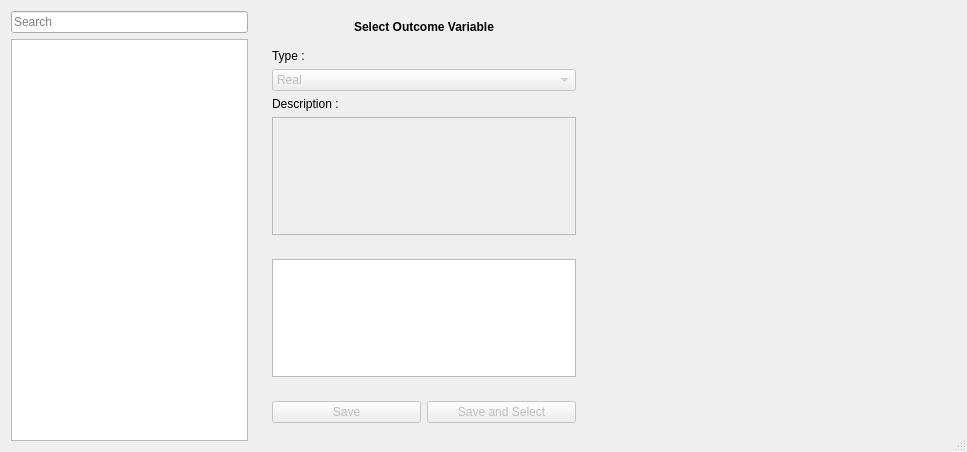
<?xml version="1.0" encoding="UTF-8"?>
<ui version="4.0">
 <class>SelectOutcomeDialog</class>
 <widget class="QDialog" name="SelectOutcomeDialog">
  <property name="windowModality">
   <enum>Qt::ApplicationModal</enum>
  </property>
  <property name="geometry">
   <rect>
    <x>0</x>
    <y>0</y>
    <width>967</width>
    <height>452</height>
   </rect>
  </property>
  <property name="windowTitle">
   <string>Select Outcome Variable</string>
  </property>
  <property name="locale">
   <locale language="English" country="UnitedStates"/>
  </property>
  <property name="sizeGripEnabled">
   <bool>true</bool>
  </property>
  <property name="modal">
   <bool>true</bool>
  </property>
  <layout class="QHBoxLayout" name="horizontalLayout" stretch="2,1,3">
   <item>
    <widget class="QFrame" name="frame_3">
     <property name="frameShape">
      <enum>QFrame::NoFrame</enum>
     </property>
     <property name="frameShadow">
      <enum>QFrame::Raised</enum>
     </property>
     <layout class="QVBoxLayout" name="verticalLayout_2">
      <property name="leftMargin">
       <number>0</number>
      </property>
      <property name="topMargin">
       <number>0</number>
      </property>
      <property name="rightMargin">
       <number>0</number>
      </property>
      <property name="bottomMargin">
       <number>0</number>
      </property>
      <item>
       <widget class="QLineEdit" name="search_box">
        <property name="placeholderText">
         <string>Search</string>
        </property>
       </widget>
      </item>
      <item>
       <widget class="QTableView" name="tableView">
        <property name="minimumSize">
         <size>
          <width>100</width>
          <height>0</height>
         </size>
        </property>
        <property name="contextMenuPolicy">
         <enum>Qt::CustomContextMenu</enum>
        </property>
        <attribute name="horizontalHeaderStretchLastSection">
         <bool>true</bool>
        </attribute>
       </widget>
      </item>
     </layout>
    </widget>
   </item>
   <item>
    <widget class="QFrame" name="frame">
     <property name="minimumSize">
      <size>
       <width>340</width>
       <height>0</height>
      </size>
     </property>
     <property name="frameShape">
      <enum>QFrame::NoFrame</enum>
     </property>
     <property name="frameShadow">
      <enum>QFrame::Raised</enum>
     </property>
     <layout class="QVBoxLayout" name="verticalLayout">
      <item>
       <widget class="QLabel" name="var_name">
        <property name="maximumSize">
         <size>
          <width>16777215</width>
          <height>23</height>
         </size>
        </property>
        <property name="font">
         <font>
          <weight>75</weight>
          <bold>true</bold>
         </font>
        </property>
        <property name="text">
         <string>Select Outcome Variable</string>
        </property>
        <property name="alignment">
         <set>Qt::AlignHCenter|Qt::AlignTop</set>
        </property>
        <property name="textInteractionFlags">
         <set>Qt::LinksAccessibleByMouse|Qt::TextSelectableByMouse</set>
        </property>
       </widget>
      </item>
      <item>
       <widget class="QFrame" name="frame_2">
        <property name="frameShape">
         <enum>QFrame::NoFrame</enum>
        </property>
        <property name="frameShadow">
         <enum>QFrame::Raised</enum>
        </property>
        <layout class="QVBoxLayout" name="verticalLayout_3">
         <item>
          <widget class="QLabel" name="label_2">
           <property name="text">
            <string>Type :</string>
           </property>
           <property name="buddy">
            <cstring>var_type_combo</cstring>
           </property>
          </widget>
         </item>
         <item>
          <widget class="QComboBox" name="var_type_combo">
           <property name="enabled">
            <bool>false</bool>
           </property>
           <item>
            <property name="text">
             <string>Real</string>
            </property>
           </item>
           <item>
            <property name="text">
             <string>Nominal</string>
            </property>
           </item>
          </widget>
         </item>
         <item>
          <widget class="QLabel" name="label">
           <property name="text">
            <string>Description :</string>
           </property>
           <property name="buddy">
            <cstring>var_description</cstring>
           </property>
          </widget>
         </item>
         <item>
          <widget class="QPlainTextEdit" name="var_description">
           <property name="enabled">
            <bool>false</bool>
           </property>
           <property name="horizontalScrollBarPolicy">
            <enum>Qt::ScrollBarAlwaysOff</enum>
           </property>
          </widget>
         </item>
        </layout>
       </widget>
      </item>
      <item>
       <widget class="QStackedWidget" name="details_frame">
        <property name="currentIndex">
         <number>0</number>
        </property>
        <widget class="QWidget" name="nominal_page">
         <layout class="QHBoxLayout" name="horizontalLayout_3">
          <item>
           <widget class="QTableView" name="labels_names_table">
            <attribute name="horizontalHeaderStretchLastSection">
             <bool>true</bool>
            </attribute>
            <attribute name="verticalHeaderStretchLastSection">
             <bool>false</bool>
            </attribute>
           </widget>
          </item>
         </layout>
        </widget>
        <widget class="QWidget" name="real_page">
         <layout class="QGridLayout" name="gridLayout_3">
          <item row="0" column="0">
           <widget class="QLabel" name="label_4">
            <property name="toolTip">
             <string>Select the expected minimum value for this variable</string>
            </property>
            <property name="text">
             <string>Minimum</string>
            </property>
            <property name="buddy">
             <cstring>minimum_val</cstring>
            </property>
           </widget>
          </item>
          <item row="0" column="1">
           <widget class="QDoubleSpinBox" name="minimum_val">
            <property name="maximum">
             <double>9999.000000000000000</double>
            </property>
           </widget>
          </item>
          <item row="0" column="3">
           <spacer name="horizontalSpacer">
            <property name="orientation">
             <enum>Qt::Horizontal</enum>
            </property>
            <property name="sizeHint" stdset="0">
             <size>
              <width>40</width>
              <height>20</height>
             </size>
            </property>
           </spacer>
          </item>
          <item row="0" column="4">
           <widget class="QLabel" name="label_5">
            <property name="toolTip">
             <string>Select the expected maximum value for this variable</string>
            </property>
            <property name="text">
             <string>Maximum</string>
            </property>
            <property name="buddy">
             <cstring>maximum_val</cstring>
            </property>
           </widget>
          </item>
          <item row="0" column="5">
           <widget class="QDoubleSpinBox" name="maximum_val">
            <property name="maximum">
             <double>9999999.000000000000000</double>
            </property>
           </widget>
          </item>
          <item row="1" column="0">
           <widget class="QLabel" name="label_6">
            <property name="toolTip">
             <string>Select the optimal value for this value, the value that would be considered &quot;good&quot;</string>
            </property>
            <property name="text">
             <string>Optimum</string>
            </property>
           </widget>
          </item>
          <item row="1" column="1">
           <widget class="QSpinBox" name="optimum_val">
            <property name="suffix">
             <string>%</string>
            </property>
            <property name="maximum">
             <number>100</number>
            </property>
           </widget>
          </item>
          <item row="1" column="2">
           <widget class="QLabel" name="label_7">
            <property name="text">
             <string> = </string>
            </property>
            <property name="alignment">
             <set>Qt::AlignRight|Qt::AlignTrailing|Qt::AlignVCenter</set>
            </property>
           </widget>
          </item>
          <item row="1" column="3">
           <widget class="QLabel" name="optimum_real_value">
            <property name="text">
             <string>0</string>
            </property>
           </widget>
          </item>
          <item row="2" column="0" colspan="6">
           <widget class="QSlider" name="horizontalSlider">
            <property name="locale">
             <locale language="English" country="UnitedStates"/>
            </property>
            <property name="maximum">
             <number>100</number>
            </property>
            <property name="pageStep">
             <number>10</number>
            </property>
            <property name="orientation">
             <enum>Qt::Horizontal</enum>
            </property>
            <property name="tickPosition">
             <enum>QSlider::NoTicks</enum>
            </property>
           </widget>
          </item>
          <item row="3" column="0">
           <spacer name="verticalSpacer_2">
            <property name="orientation">
             <enum>Qt::Vertical</enum>
            </property>
            <property name="sizeHint" stdset="0">
             <size>
              <width>20</width>
              <height>91</height>
             </size>
            </property>
           </spacer>
          </item>
         </layout>
        </widget>
       </widget>
      </item>
      <item>
       <widget class="QFrame" name="frame_4">
        <property name="frameShape">
         <enum>QFrame::NoFrame</enum>
        </property>
        <property name="frameShadow">
         <enum>QFrame::Raised</enum>
        </property>
        <layout class="QHBoxLayout" name="horizontalLayout_2">
         <item>
          <widget class="QPushButton" name="save_button">
           <property name="enabled">
            <bool>false</bool>
           </property>
           <property name="text">
            <string>Save</string>
           </property>
          </widget>
         </item>
         <item>
          <widget class="QPushButton" name="select_button">
           <property name="enabled">
            <bool>false</bool>
           </property>
           <property name="text">
            <string>Save and Select</string>
           </property>
          </widget>
         </item>
        </layout>
       </widget>
      </item>
     </layout>
    </widget>
   </item>
   <item>
    <widget class="QFrame" name="plot_frame">
     <property name="minimumSize">
      <size>
       <width>300</width>
       <height>0</height>
      </size>
     </property>
     <property name="frameShape">
      <enum>QFrame::NoFrame</enum>
     </property>
     <property name="frameShadow">
      <enum>QFrame::Raised</enum>
     </property>
    </widget>
   </item>
  </layout>
 </widget>
 <resources/>
 <connections/>
</ui>
